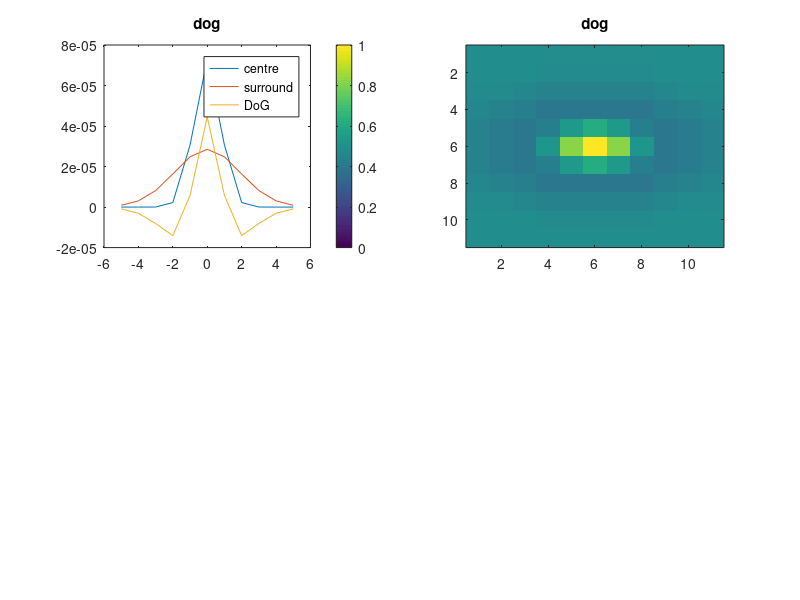

MATLAB code for this plot: (Note: this script raises an error after producing the figure.)
doplot = true;
% Note: lower case = temporal, upper case = spectral
lambdaA        = 20;
image_size     = [100 100];

image          = randn(image_size)*3;

spatial_extent = 10;
size_sur_cent  = 2.5;
kernel_size    = 10;

[xind,yind]    = meshgrid((0:kernel_size)-kernel_size/2);

I.sd_surr_hor  = 5; 
I.sd_surr_ver  = 3;
I.sd_cent_hor  = 5;
I.sd_cent_ver  = 3; 
I.coeff_cent   = 1.00e-4;
I.coeff_surr   = 0.30e-4;

% Determine actual stnd dev from image size & ratio of cent/surr
sd_surr_hor    = size_sur_cent*spatial_extent*I.sd_surr_hor/(I.sd_surr_hor + I.sd_surr_ver)/(1+size_sur_cent);
sd_surr_ver    = size_sur_cent*spatial_extent*I.sd_surr_ver/(I.sd_surr_hor + I.sd_surr_ver)/(1+size_sur_cent);
sd_cent_hor    = spatial_extent*I.sd_cent_hor/(I.sd_cent_hor + I.sd_cent_ver)/(1+size_sur_cent);
sd_cent_ver    = spatial_extent*I.sd_cent_ver/(I.sd_cent_hor + I.sd_cent_ver)/(1+size_sur_cent);

dog_centre     = @(x,y) exp(-(x.^2/sd_cent_hor^2 + y.^2/sd_cent_ver^2));
dog_surround   = @(x,y) exp(-(x.^2/sd_surr_hor^2 + y.^2/sd_surr_ver^2));
dog_kernel     = @(c,s) c-s; % - (c(1)-s(1));

dog_cent       = I.coeff_cent*dog_centre(xind,yind);
dog_surr       = I.coeff_surr*dog_surround(xind,yind);
dog            = dog_kernel(dog_cent,dog_surr);
IMAGE          = fft2(image);
DOG            = fft2(image,image_size(1),image_size(2));
OUTPUT         = IMAGE.*DOG;
output         = ifft2(OUTPUT);

if doplot
   figure; i=1;
   subplot(2,2,i), i=i+1;
   plot(yind(:,fix(kernel_size/2)),[dog_cent(:,fix(kernel_size/2)) dog_surr(:,fix(kernel_size/2)) dog(:,fix(kernel_size/2))]);
   title('dog');
   legend('centre','surround','DoG');
   colorbar;

   subplot(2,2,i), i=i+1;
   imagesc(dog,[-max(dog(:)) +max(dog(:))]);
   title('dog');
   cmap = redgreencmap(128);
   colormap(cmap(end:-1:1,:));
   colorbar;
   axis image;

   subplot(2,2,i), i=i+1;
   imagesc(output,[-max(dog(:)) +max(dog(:))]);
   title('output');
   colorbar;
   axis image;
   
   subplot(2,2,i), i=i+1;
   plot([sd_surr_hor sd_surr_ver sd_cent_hor sd_cent_ver I.coeff_cent I.coeff_surr]);
   xlim([0 7]);
   set(gca,'xtick',1:6,'xticklabel',{'surr_h','surr_v','cent_h','cent_v','A','B'});
   title('DOG');

end

